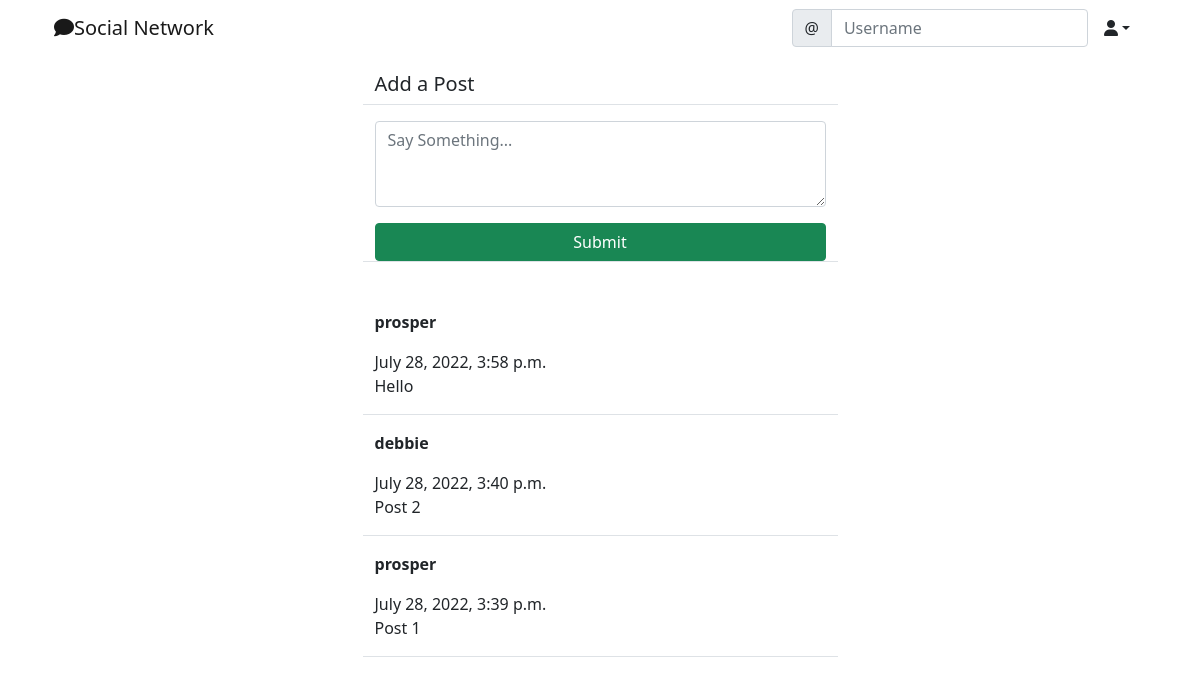
The page /social/ (signed in) on the database as committed earlier.
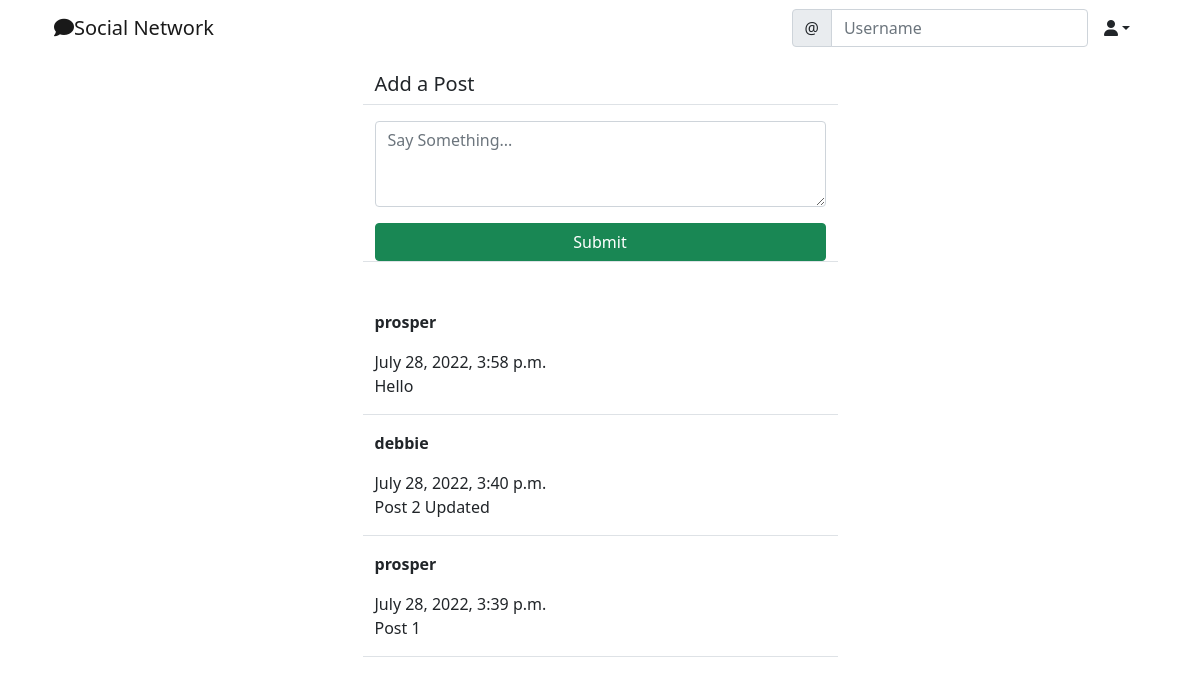
The same page on the database as committed later.
### social/models.py (models this page shows, shortened)
class Post(models.Model):
    body = models.TextField()
    created_on = models.DateTimeField(default=timezone.now)
    author = models.ForeignKey(User, on_delete=models.CASCADE)

### social/views.py (the view, shortened to what this page needs)
# urls.py: path("", PostListView.as_view(), name="post-list"),
class PostListView(LoginRequiredMixin, View):
    def get(self, request, *args, **kwargs):
        posts = Post.objects.all().order_by('-created_on')
        form = PostForm()
        context = {
            'posts': posts,
            'form': form
        }
        return render(request, 'social/post_list.html', context)

### social/forms.py
class PostForm(forms.ModelForm):
    body = forms.CharField(
        label="",
        widget=forms.Textarea(attrs={
            "rows": 3,
            "placeholder": "Say Something..."
        })
    )
    class Meta:
        model = Post
        fields = ["body"]

### social/templates/social/post_list.html (shortened to what this page needs)
{% extends 'landing/base.html' %}
{% load crispy_forms_tags %}
{% block content %}
<div class="container">
    <div class="row justify-content-center mt-3">
        <div class="col-md-5 col-sm-12 border-bottom">
            <h5>Add a Post</h5>
        </div>
    </div>
    <div class="row justify-content-center mt-3 mb-5">
        <div class="col-md-5 col-sm-12 border-bottom">
            <form method="POST">
                {{ form | crispy }}
                <div class="d-grid gap-2">
                    <button class="btn btn-success mt-3">Submit</button>
                </div>
            </form>
        </div>
    </div>
    {% for post in posts %}
    <div class="row justify-content-center mt-3">
        <div class="col-md-5 col-sm-12 border-bottom">
            <p><strong>{{ post.author}}</strong></p> {{ post.created_on }}
            <p>{{ post.body }}</p>
        </div>
    </div>
    {% endfor %}
</div>
{% endblock content %}

Rows that differ between the two databases and show on the page:
changed Post "debbie": body "Post 2" → "Post 2 Updated"
